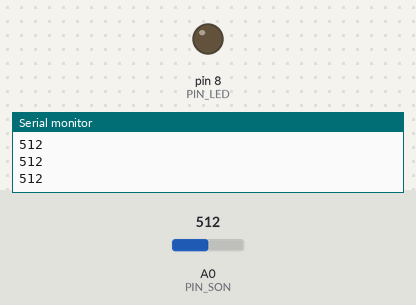
The sketch below on a simulated Arduino Uno, built with avr-gcc and run on an emulated ATmega328P. On the bench: output pins drawn as LEDs (lit = HIGH), the last lines printed to the serial monitor. The test bench sets the inputs (shaded band); at power-on: A0 (PIN_SON) = 512.

Above: at 1.2 s.
1.3 s: A0 (PIN_SON) set to 586
2.8 s: A0 (PIN_SON) set to 618
At 3.9 s:
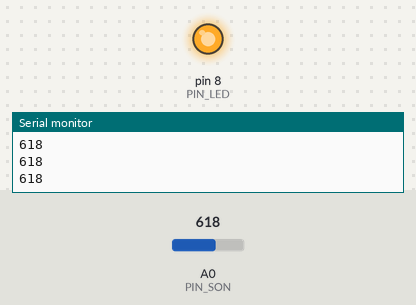
4.3 s: A0 (PIN_SON) set to 590
At 5.2 s:
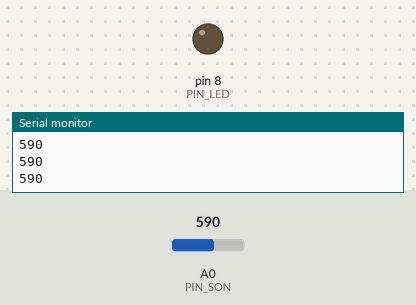
5.8 s: A0 (PIN_SON) set to 610
At 6.5 s:
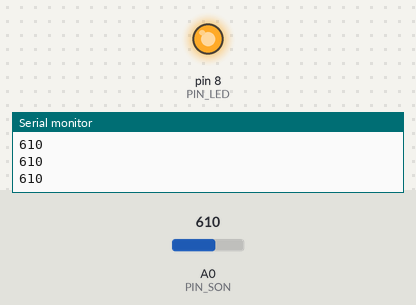
Timing chart, 0 to 8.3 s (numbered marks = the images above; inputs shaded):
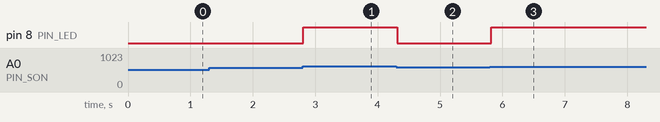

The sketch:

son_lecture_brute.ino
```cpp
const byte PIN_SON = A0;
const byte PIN_LED = 8;
const int SEUIL = 600;

void setup() {
  pinMode(PIN_LED, OUTPUT);
  Serial.begin(9600);
}

void loop() {
  int valeur = analogRead(PIN_SON);
  Serial.println(valeur);
  if (valeur > SEUIL) {
    digitalWrite(PIN_LED, HIGH);
  } else {
    digitalWrite(PIN_LED, LOW);
  }
  delay(100);
}
```

Measured:
- the behaviour switches between 600 and 601 on A0 (PIN_SON) (found by bisection; images 0 and 1)
- after the input at 2.8 s, pin 8 (PIN_LED): LOW → HIGH at once
- after the input at 4.3 s, pin 8 (PIN_LED): HIGH → LOW at once
- after the input at 5.8 s, pin 8 (PIN_LED): LOW → HIGH at once
